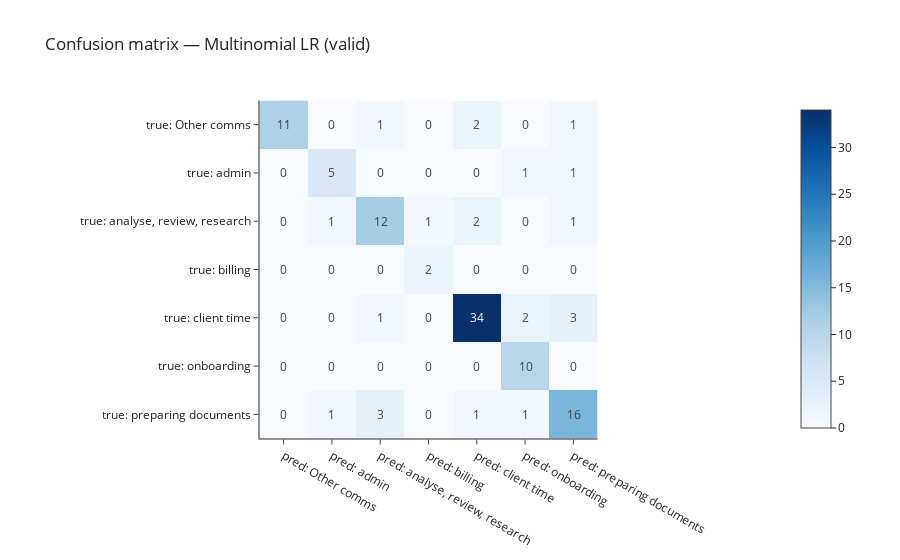

Write notebook code for a chart like this one.
### Code cell
labels = list(pipe_mnlr.classes_)
cm = confusion_matrix(y_va, yp_mnlr, labels=labels)
cm_df = pd.DataFrame(cm, index=[f"true: {c}" for c in labels],
                        columns=[f"pred: {c}" for c in labels])
fig = px.imshow(cm_df, text_auto=True, color_continuous_scale="Blues",
                title="Confusion matrix — Multinomial LR (valid)")
fig.update_layout(template="simple_white")
fig.show()

### Figure 1 — Plotly figure (JSON) as saved in the notebook; plotly's stock layout.template omitted (floating-point values rounded to 4 significant figures)
{"data": [{"coloraxis": "coloraxis", "hovertemplate": "x: %{x}<br>y: %{y}<br>color: %{z}<extra></extra>", "name": "0", "texttemplate": "%{z}", "type": "heatmap", "x": ["pred: Other comms", "pred: admin", "pred: analyse, review, research", "pred: billing", "pred: client time", "pred: onboarding", "pred: preparing documents"], "xaxis": "x", "y": ["true: Other comms", "true: admin", "true: analyse, review, research", "true: billing", "true: client time", "true: onboarding", "true: preparing documents"], "yaxis": "y", "z": [[11, 0, 1, 0, 2, 0, 1], [0, 5, 0, 0, 0, 1, 1], [0, 1, 12, 1, 2, 0, 1], [0, 0, 0, 2, 0, 0, 0], [0, 0, 1, 0, 34, 2, 3], [0, 0, 0, 0, 0, 10, 0], [0, 1, 3, 0, 1, 1, 16]]}], "layout": {"coloraxis": {"colorscale": [[0, "rgb(247,251,255)"], [0.125, "rgb(222,235,247)"], [0.25, "rgb(198,219,239)"], [0.375, "rgb(158,202,225)"], [0.5, "rgb(107,174,214)"], [0.625, "rgb(66,146,198)"], [0.75, "rgb(33,113,181)"], [0.875, "rgb(8,81,156)"], [1, "rgb(8,48,107)"]]}, "title": {"text": "Confusion matrix — Multinomial LR (valid)"}, "xaxis": {"anchor": "y", "constrain": "domain", "domain": [0, 1], "scaleanchor": "y"}, "yaxis": {"anchor": "x", "autorange": "reversed", "constrain": "domain", "domain": [0, 1]}}}
